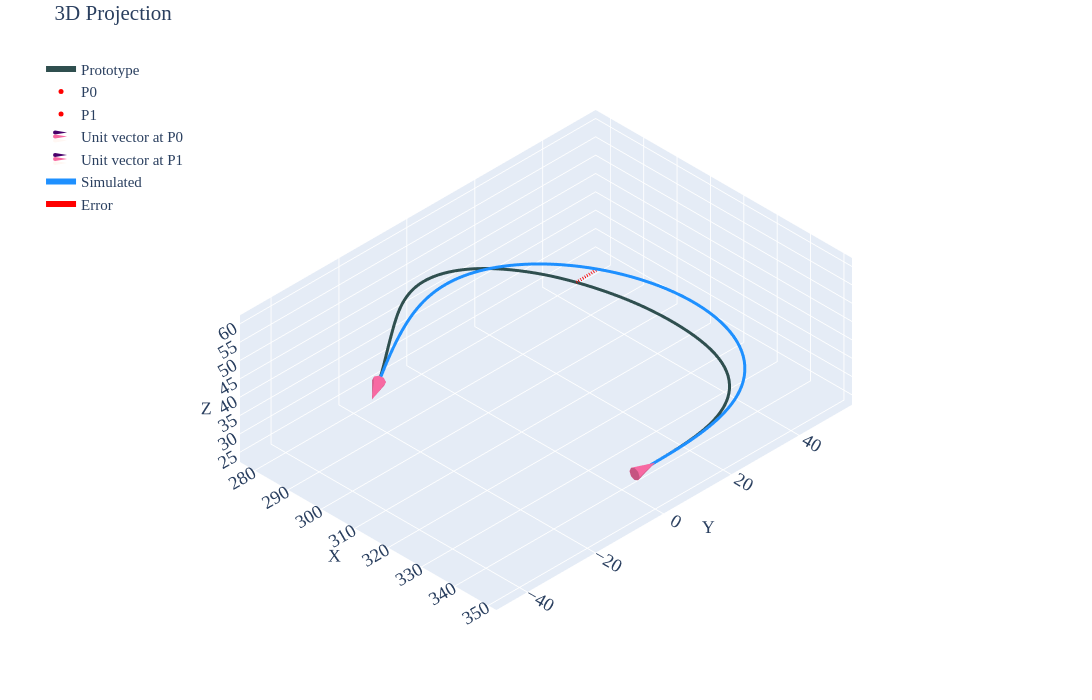

Write notebook code for a chart like this one.
### Code cell
#| label: p2c1

gravity_looper(psit=2,case=1,youngs_modulus=0.0028874,pfix='new-youngsmod\\')
